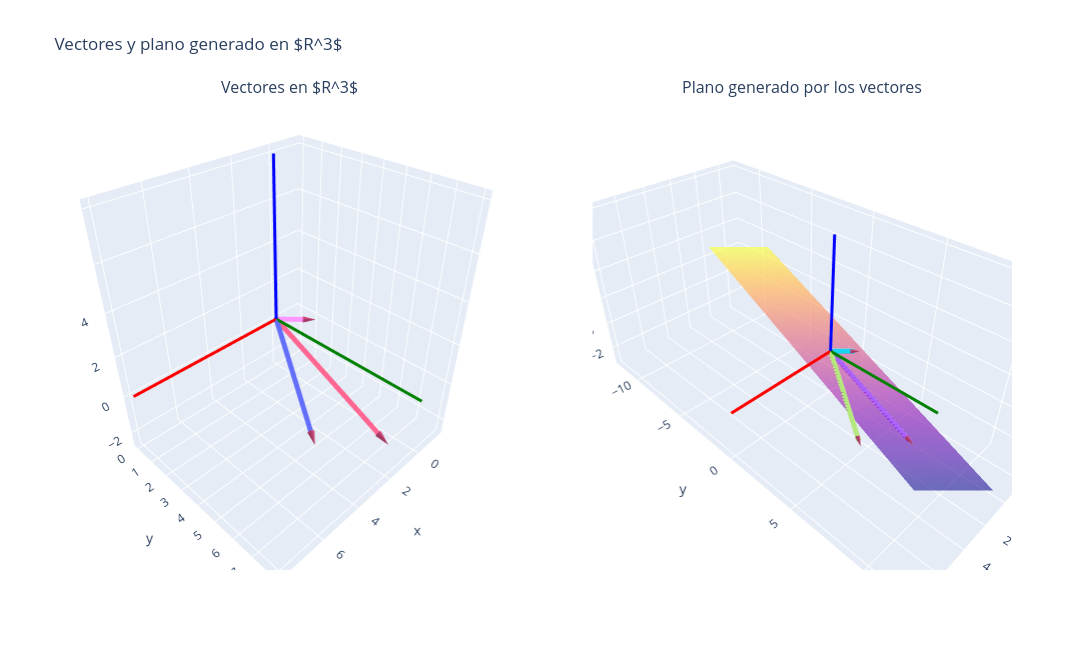

The notebook cell saved with this chart:
### Markdown cell above
### [Video de apoyo a el estudio de este ejemplo](https://www.youtube.com/watch?v=KWFJFEQhTww)

### Code cell
import numpy as np
import plotly.graph_objects as go
from plotly.subplots import make_subplots

# -----------------------
# VECTORES
# -----------------------

v1 = np.array([1,7,-2])
v2 = np.array([-1,1,0])
v3 = np.array([3,5,-2])

# -----------------------
# FIGURA
# -----------------------

fig = make_subplots(
rows=1, cols=2,
specs=[[{'type':'scene'}, {'type':'scene'}]],
subplot_titles=("Vectores en $R^3$",
                "Plano generado por los vectores")
)

# -----------------------
# EJES COORDENADOS
# -----------------------

def draw_axes(col):

    L = 8

    fig.add_trace(go.Scatter3d(
        x=[0,L], y=[0,0], z=[0,0],
        mode='lines',
        line=dict(color='red', width=6),
        showlegend=False
    ), row=1, col=col)

    fig.add_trace(go.Scatter3d(
        x=[0,0], y=[0,L], z=[0,0],
        mode='lines',
        line=dict(color='green', width=6),
        showlegend=False
    ), row=1, col=col)

    fig.add_trace(go.Scatter3d(
        x=[0,0], y=[0,0], z=[0,L],
        mode='lines',
        line=dict(color='blue', width=6),
        showlegend=False
    ), row=1, col=col)

draw_axes(1)
draw_axes(2)

# -----------------------
# FUNCION PARA VECTORES
# -----------------------

def draw_vector(v, col):

    fig.add_trace(go.Scatter3d(
        x=[0,v[0]],
        y=[0,v[1]],
        z=[0,v[2]],
        mode='lines+markers',
        marker=dict(size=3),
        line=dict(width=10),
        showlegend=False
    ), row=1, col=col)

    fig.add_trace(go.Cone(
        x=[v[0]],
        y=[v[1]],
        z=[v[2]],
        u=[v[0]],
        v=[v[1]],
        w=[v[2]],
        sizemode="absolute",
        sizeref=0.6,
        showscale=False
    ), row=1, col=col)

# -----------------------
# GRAFICO 1: VECTORES
# -----------------------

for v in [v1, v2, v3]:
    draw_vector(v,1)

# -----------------------
# PLANO
# -----------------------

s = np.linspace(-1.5,1.5,15)
t = np.linspace(-1.5,1.5,15)

S,T = np.meshgrid(s,t)

plane = np.zeros((15,15,3))

for i in range(15):
    for j in range(15):
        plane[i,j] = S[i,j]*v1 + T[i,j]*v2

fig.add_trace(go.Surface(
    x=plane[:,:,0],
    y=plane[:,:,1],
    z=plane[:,:,2],
    opacity=0.6,
    showscale=False
), row=1, col=2)

# vectores sobre el plano

for v in [v1, v2, v3]:
    draw_vector(v,2)

# -----------------------
# LAYOUT
# -----------------------

fig.update_layout(
title="Vectores y plano generado en $R^3$",
height=650,
width=1100
)

fig.show()
fig.write_image(r"C:\Users\marco\Downloads\vectors_and_plane.png")

### Figure 1 — Plotly figure (JSON) as saved in the notebook; plotly's stock layout.template omitted (floating-point values rounded to 4 significant figures; data arrays with more than 128 entries replaced by an {"elided": "..."} marker saying what was removed)
{"data": [{"line": {"color": "red", "width": 6}, "mode": "lines", "scene": "scene", "showlegend": false, "type": "scatter3d", "x": [0, 8], "y": [0, 0], "z": [0, 0]}, {"line": {"color": "green", "width": 6}, "mode": "lines", "scene": "scene", "showlegend": false, "type": "scatter3d", "x": [0, 0], "y": [0, 8], "z": [0, 0]}, {"line": {"color": "blue", "width": 6}, "mode": "lines", "scene": "scene", "showlegend": false, "type": "scatter3d", "x": [0, 0], "y": [0, 0], "z": [0, 8]}, {"line": {"color": "red", "width": 6}, "mode": "lines", "scene": "scene2", "showlegend": false, "type": "scatter3d", "x": [0, 8], "y": [0, 0], "z": [0, 0]}, {"line": {"color": "green", "width": 6}, "mode": "lines", "scene": "scene2", "showlegend": false, "type": "scatter3d", "x": [0, 0], "y": [0, 8], "z": [0, 0]}, {"line": {"color": "blue", "width": 6}, "mode": "lines", "scene": "scene2", "showlegend": false, "type": "scatter3d", "x": [0, 0], "y": [0, 0], "z": [0, 8]}, {"line": {"width": 10}, "marker": {"size": 3}, "mode": "lines+markers", "scene": "scene", "showlegend": false, "type": "scatter3d", "x": [0, 1], "y": [0, 7], "z": [0, -2]}, {"scene": "scene", "showscale": false, "sizemode": "absolute", "sizeref": 0.6, "type": "cone", "u": [1], "v": [7], "w": [-2], "x": [1], "y": [7], "z": [-2]}, {"line": {"width": 10}, "marker": {"size": 3}, "mode": "lines+markers", "scene": "scene", "showlegend": false, "type": "scatter3d", "x": [0, -1], "y": [0, 1], "z": [0, 0]}, {"scene": "scene", "showscale": false, "sizemode": "absolute", "sizeref": 0.6, "type": "cone", "u": [-1], "v": [1], "w": [0], "x": [-1], "y": [1], "z": [0]}, {"line": {"width": 10}, "marker": {"size": 3}, "mode": "lines+markers", "scene": "scene", "showlegend": false, "type": "scatter3d", "x": [0, 3], "y": [0, 5], "z": [0, -2]}, {"scene": "scene", "showscale": false, "sizemode": "absolute", "sizeref": 0.6, "type": "cone", "u": [3], "v": [5], "w": [-2], "x": [3], "y": [5], "z": [-2]}, {"opacity": 0.6, "scene": "scene2", "showscale": false, "type": "surface", "x": {"elided": "15x15 float values"}, "y": {"elided": "15x15 float values"}, "z": {"elided": "15x15 float values"}}, {"line": {"width": 10}, "marker": {"size": 3}, "mode": "lines+markers", "scene": "scene2", "showlegend": false, "type": "scatter3d", "x": [0, 1], "y": [0, 7], "z": [0, -2]}, {"scene": "scene2", "showscale": false, "sizemode": "absolute", "sizeref": 0.6, "type": "cone", "u": [1], "v": [7], "w": [-2], "x": [1], "y": [7], "z": [-2]}, {"line": {"width": 10}, "marker": {"size": 3}, "mode": "lines+markers", "scene": "scene2", "showlegend": false, "type": "scatter3d", "x": [0, -1], "y": [0, 1], "z": [0, 0]}, {"scene": "scene2", "showscale": false, "sizemode": "absolute", "sizeref": 0.6, "type": "cone", "u": [-1], "v": [1], "w": [0], "x": [-1], "y": [1], "z": [0]}, {"line": {"width": 10}, "marker": {"size": 3}, "mode": "lines+markers", "scene": "scene2", "showlegend": false, "type": "scatter3d", "x": [0, 3], "y": [0, 5], "z": [0, -2]}, {"scene": "scene2", "showscale": false, "sizemode": "absolute", "sizeref": 0.6, "type": "cone", "u": [3], "v": [5], "w": [-2], "x": [3], "y": [5], "z": [-2]}], "layout": {"annotations": [{"font": {"size": 16}, "showarrow": false, "text": "Vectores en $R^3$", "x": 0.225, "xanchor": "center", "xref": "paper", "y": 1, "yanchor": "bottom", "yref": "paper"}, {"font": {"size": 16}, "showarrow": false, "text": "Plano generado por los vectores", "x": 0.775, "xanchor": "center", "xref": "paper", "y": 1, "yanchor": "bottom", "yref": "paper"}], "height": 650, "scene": {"domain": {"x": [0, 0.45], "y": [0, 1]}}, "scene2": {"domain": {"x": [0.55, 1], "y": [0, 1]}}, "title": {"text": "Vectores y plano generado en $R^3$"}, "width": 1100}}
